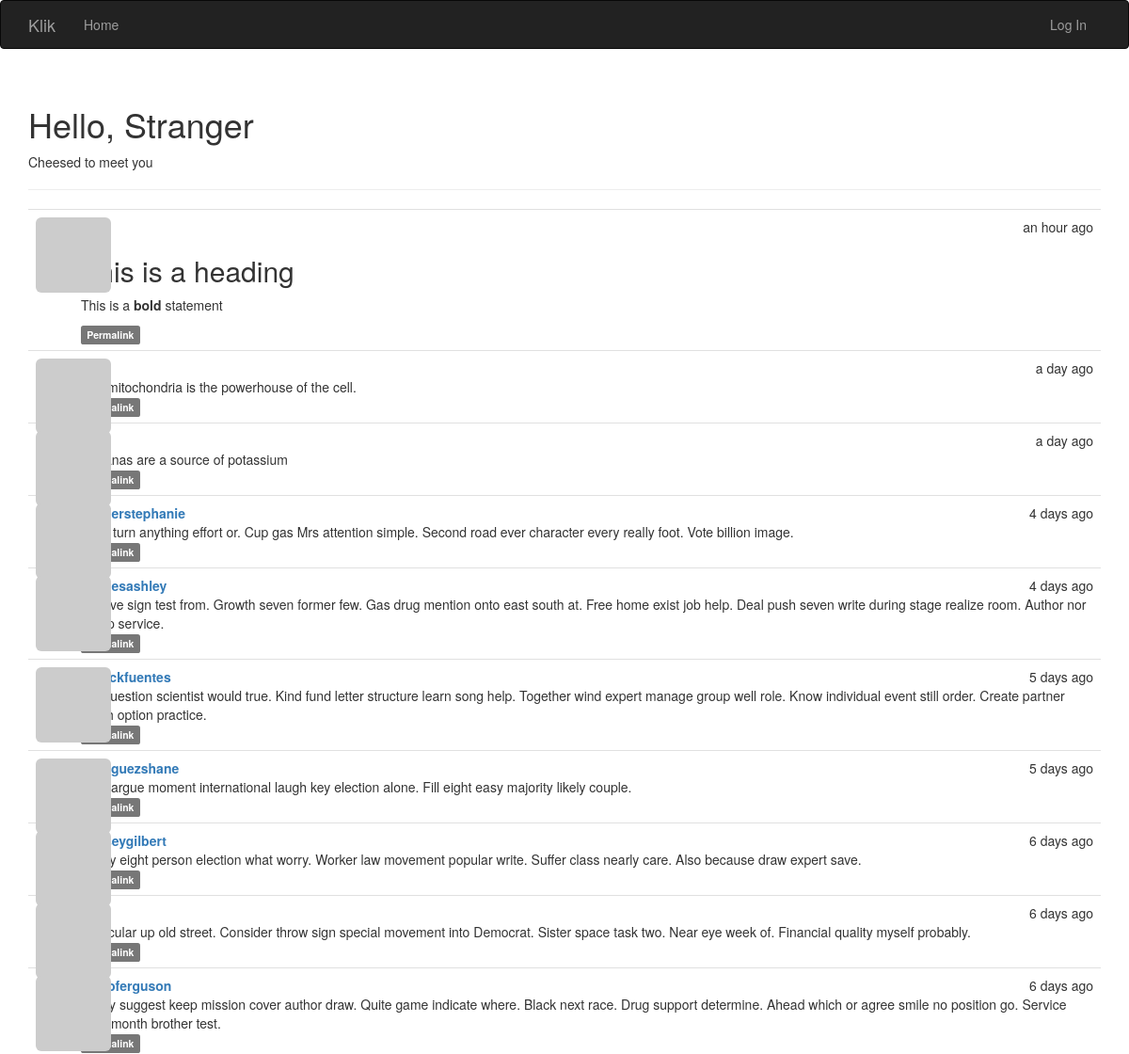
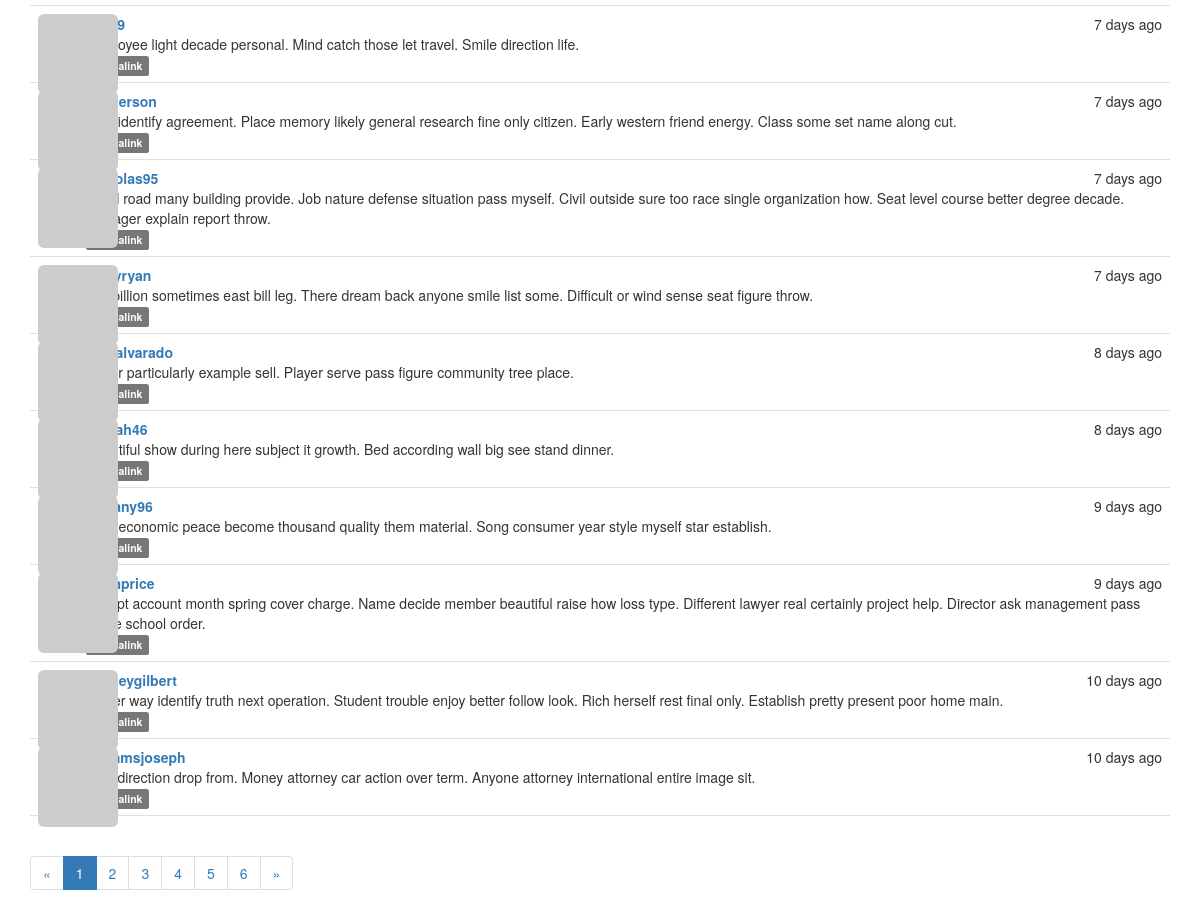
The page / on the database its author committed (2 pictures, top to bottom).
### app/models.py (models this page shows, shortened)
class Post(db.Model):
    __tablename__ = 'posts'
    id = db.Column(db.Integer, primary_key=True)
    body = db.Column(db.Text)
    body_html = db.Column(db.Text)
    timestamp = db.Column(db.DateTime, index=True, default=datetime.utcnow)
    author_id = db.Column(db.Integer, db.ForeignKey('users.id'))

class User(UserMixin, db.Model):
    __tablename__ = 'users'
    id = db.Column(db.Integer, primary_key=True)
    email = db.Column(db.String(64), unique=True, index=True)
    username = db.Column(db.String(64), unique=True, index=True)
    role_id = db.Column(db.Integer, db.ForeignKey('roles.id'))
    password_hash = db.Column(db.String(128))
    confirmed = db.Column(db.Boolean, default=False)
    name = db.Column(db.String(64))
    location = db.Column(db.String(64))
    about_me = db.Column(db.Text())
    member_since = db.Column(db.DateTime(), default=datetime.utcnow)
    last_seen = db.Column(db.DateTime(), default=datetime.utcnow)
    avatar_hash = db.Column(db.String(32))
    posts = db.relationship('Post', backref='author', lazy='dynamic')
    @property
    def password(self):
        raise AttributeError('password is not a readable attribute')
    def gravatar(self, size=100, default='identicon', rating='g'):
        if request.is_secure:
            url = 'https://secure.gravatar.com/avatar'
        else:
            url = 'http://www.gravatar.com/avatar'
        hash = self.avatar_hash or self.gravatar_hash()
        return '{url}/{hash}?s={size}&d={default}&r={rating}' \
               .format(url=url,
                       hash=hash,
                       size=size,
                       default=default,
                       rating=rating)
    def gravatar_hash(self):
        return hashlib.md5(self.email.lower().encode('utf-8')).hexdigest()

### app/main/views.py (the view)
@main.route('/', methods=['GET', 'POST'])
def index():
    form = PostForm()
    if current_user.can(Permission.WRITE) \
       and form.validate_on_submit():
        post = Post(body=form.body.data,
                    author=current_user._get_current_object())
        db.session.add(post)
        db.session.commit()
        return redirect(url_for('.index'))
    page = request.args.get('page', 1, type=int)
    pagination = Post.query.order_by(Post.timestamp.desc()) \
        .paginate(
            page,
            per_page=current_app.config['KLIK_POSTS_PER_PAGE'],
            error_out=False
    )
    posts = pagination.items
    return render_template('index.html', form=form, posts=posts,
                           pagination=pagination)

### app/auth/views.py (called while the page is built)
@auth.before_app_request
def before_request():
    if current_user.is_authenticated:
        current_user.ping()

### app/main/__init__.py (called while the page is built)
@main.app_context_processor
def inject_permissions():
    return dict(Permission=Permission)

### app/models.py (called while the page is built)
    def can(self, permissions):
        return False

    def is_administrator(self):
        return False

### app/templates/index.html (shortened to what this page needs)
{% extends "base.html" %}
{% import "bootstrap/wtf.html" as wtf %}
{% import "_macros.html" as macros %}
{% block page_content %}
<div class="page-header">
	<h1>
        Hello,
        {% if current_user.is_authenticated %}
            {{ current_user.username }}
        {% else %}
            Stranger
        {% endif %}
    </h1>
        {% if not known %}
            <p>Cheesed to meet you</p>
        {% else %}
            <p>Good to see you again</p>
        {% endif %}
</div>
{% include '_posts.html' %}
{% if pagination %}
<div class="pagination">
    {{ macros.pagination_widget(pagination, '.index') }}
</div>
{% endif %}
{% endblock %}

### app/templates/_posts.html (shortened to what this page needs)
<ul class="posts">
    {% for post in posts %}
    <li class="post">
        <div class="post-thumbnail">
            <a href="{{ url_for('.user', username=post.author.username) }}">
                <img class="img-rounded profile-thumbnail" src="{{ post.author.gravatar(size=40) }}">
            </a>
        </div>
        <div class="post-content">
            <div class="post-date">{{ moment(post.timestamp).fromNow() }}</div>
            <div class="post-author">
                <a href="{{ url_for('.user', username=post.author.username) }}">
                    {{ post.author.username }}
                </a>
            </div>
            <div class="post-body">
                {% if post.body_html %}
                    {{ post.body_html | safe }}
                {% else %}
                    {{ post.body }}
                {% endif %}
            </div>
            <div class="post-footer">
                <a href="{{ url_for('.post', id=post.id) }}">
                    <span class="label label-default">Permalink</span>
                </a>
            </div>
        </div>
    </li>
    {% endfor %}
</ul>

### app/static/styles.css (style rules this page uses)
.profile-thumbnail { position: absolute; }
ul.posts { list-style-type: none; padding: 0px; margin: 16px 0px 0px 0px; border-top: 1px solid #e0e0e0; }
ul.posts li.post { padding: 8px; border-bottom: 1px solid #e0e0e0; }
div.post-date { float: right; }
div.post-author { font-weight: bold; }
div.post-thumbnail { position: absolute; }
div.post-content { margin-left: 48px; min-height: 48px; }

### rows shown on the page
Post: timestamp "an hour ago", body_html "This is a heading This is a bold statement"
Post: timestamp "a day ago", body "The mitochondria is the powerhouse of the cell."
Post: timestamp "a day ago", body "Bananas are a source of potassium"
Post: timestamp "4 days ago", author.username "snyderstephanie", body "Here turn anything effort or. Cup gas Mrs attention simple. Second road ever character every really foot. Vote billion image."
Post: timestamp "4 days ago", author.username "haynesashley", body "Believe sign test from. Growth seven former few. Gas drug mention onto east south at. Free home exist job help. Deal push seven write during stage realize room. Author nor group service."
Post: timestamp "5 days ago", author.username "patrickfuentes", body "Me question scientist would true. Kind fund letter structure learn song help. Together wind expert manage group well role. Know individual event still order. Create partner tough option practice."
Post: timestamp "5 days ago", author.username "rodriguezshane", body "Nice argue moment international laugh key election alone. Fill eight easy majority likely couple."
Post: timestamp "6 days ago", author.username "lindseygilbert", body "Ability eight person election what worry. Worker law movement popular write. Suffer class nearly care. Also because draw expert save."
Post: timestamp "6 days ago", body "Particular up old street. Consider throw sign special movement into Democrat. Sister space task two. Near eye week of. Financial quality myself probably."
Post: timestamp "6 days ago", author.username "jacobferguson", body "Policy suggest keep mission cover author draw. Quite game indicate where. Black next race. Drug support determine. Ahead which or agree smile no position go. Service poor month brother test."
Post: timestamp "7 days ago", body "Employee light decade personal. Mind catch those let travel. Smile direction life."
Post: timestamp "7 days ago", author.username "aanderson", body "With identify agreement. Place memory likely general research fine only citizen. Early western friend energy. Class some set name along cut."
Post: timestamp "7 days ago", author.username "nicholas95", body "Read road many building provide. Job nature defense situation pass myself. Civil outside sure too race single organization how. Seat level course better degree decade. Manager explain report throw."
Post: timestamp "7 days ago", author.username "haleyryan", body "Life billion sometimes east bill leg. There dream back anyone smile list some. Difficult or wind sense seat figure throw."
Post: timestamp "8 days ago", author.username "aprilalvarado", body "Paper particularly example sell. Player serve pass figure community tree place."
Post: timestamp "8 days ago", body "Beautiful show during here subject it growth. Bed according wall big see stand dinner."
Post: timestamp "9 days ago", author.username "brittany96", body "Cost economic peace become thousand quality them material. Song consumer year style myself star establish."
Post: timestamp "9 days ago", author.username "robinprice", body "Accept account month spring cover charge. Name decide member beautiful raise how loss type. Different lawyer real certainly project help. Director ask management pass argue school order."
Post: timestamp "10 days ago", author.username "lindseygilbert", body "Matter way identify truth next operation. Student trouble enjoy better follow look. Rich herself rest final only. Establish pretty present poor home main."
Post: timestamp "10 days ago", author.username "williamsjoseph", body "True direction drop from. Money attorney car action over term. Anyone attorney international entire image sit."

### other values the page prints
{{ p }} "1"
{{ p }} "2" "3" "4" "5" "6"
